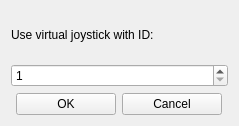
<?xml version="1.0" encoding="UTF-8"?>
<ui version="4.0">
 <class>UICVJoySFControls</class>
 <widget class="QWidget" name="UICVJoySFControls">
  <property name="windowModality">
   <enum>Qt::NonModal</enum>
  </property>
  <property name="geometry">
   <rect>
    <x>0</x>
    <y>0</y>
    <width>239</width>
    <height>126</height>
   </rect>
  </property>
  <property name="windowTitle">
   <string>vJoy (SourceForge)</string>
  </property>
  <property name="windowIcon">
   <iconset resource="vjoy-sf-protocol.qrc">
    <normaloff>:/images/vjoy_sf.png</normaloff>:/images/vjoy_sf.png</iconset>
  </property>
  <property name="layoutDirection">
   <enum>Qt::LeftToRight</enum>
  </property>
  <property name="autoFillBackground">
   <bool>false</bool>
  </property>
  <layout class="QVBoxLayout" name="_vertical_layout">
   <item>
    <widget class="QLabel" name="label">
     <property name="text">
      <string>Use virtual joystick with ID:</string>
     </property>
    </widget>
   </item>
   <item>
    <widget class="QSpinBox" name="sbvJoyID">
     <property name="minimum">
      <number>1</number>
     </property>
     <property name="maximum">
      <number>16</number>
     </property>
    </widget>
   </item>
   <item>
    <layout class="QHBoxLayout" name="horizontalLayout">
     <item>
      <layout class="QHBoxLayout" name="horizontalLayout_2">
       <property name="sizeConstraint">
        <enum>QLayout::SetDefaultConstraint</enum>
       </property>
       <item>
        <widget class="QPushButton" name="btnOK">
         <property name="sizePolicy">
          <sizepolicy hsizetype="Preferred" vsizetype="Fixed">
           <horstretch>0</horstretch>
           <verstretch>0</verstretch>
          </sizepolicy>
         </property>
         <property name="minimumSize">
          <size>
           <width>100</width>
           <height>0</height>
          </size>
         </property>
         <property name="maximumSize">
          <size>
           <width>100</width>
           <height>16777215</height>
          </size>
         </property>
         <property name="text">
          <string>OK</string>
         </property>
        </widget>
       </item>
       <item>
        <widget class="QPushButton" name="btnCancel">
         <property name="sizePolicy">
          <sizepolicy hsizetype="Preferred" vsizetype="Fixed">
           <horstretch>0</horstretch>
           <verstretch>0</verstretch>
          </sizepolicy>
         </property>
         <property name="minimumSize">
          <size>
           <width>100</width>
           <height>0</height>
          </size>
         </property>
         <property name="maximumSize">
          <size>
           <width>100</width>
           <height>16777215</height>
          </size>
         </property>
         <property name="text">
          <string>Cancel</string>
         </property>
        </widget>
       </item>
      </layout>
     </item>
    </layout>
   </item>
  </layout>
 </widget>
 <tabstops>
  <tabstop>btnOK</tabstop>
  <tabstop>btnCancel</tabstop>
 </tabstops>
 <resources>
  <include location="vjoy-sf-protocol.qrc"/>
 </resources>
 <connections/>
 <slots>
  <slot>startEngineClicked()</slot>
  <slot>stopEngineClicked()</slot>
  <slot>cameraSettingsClicked()</slot>
 </slots>
</ui>
